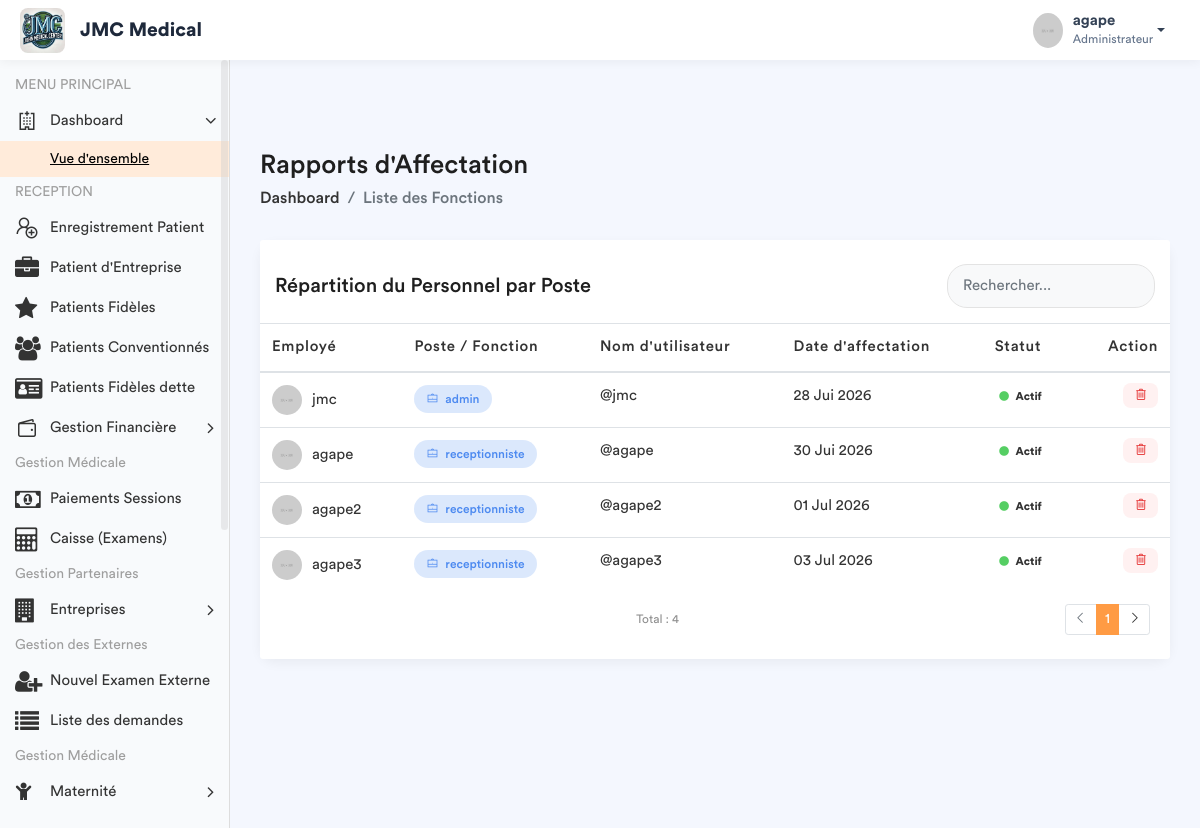
Before: /employe-poste/ (signed in) with the older database file.
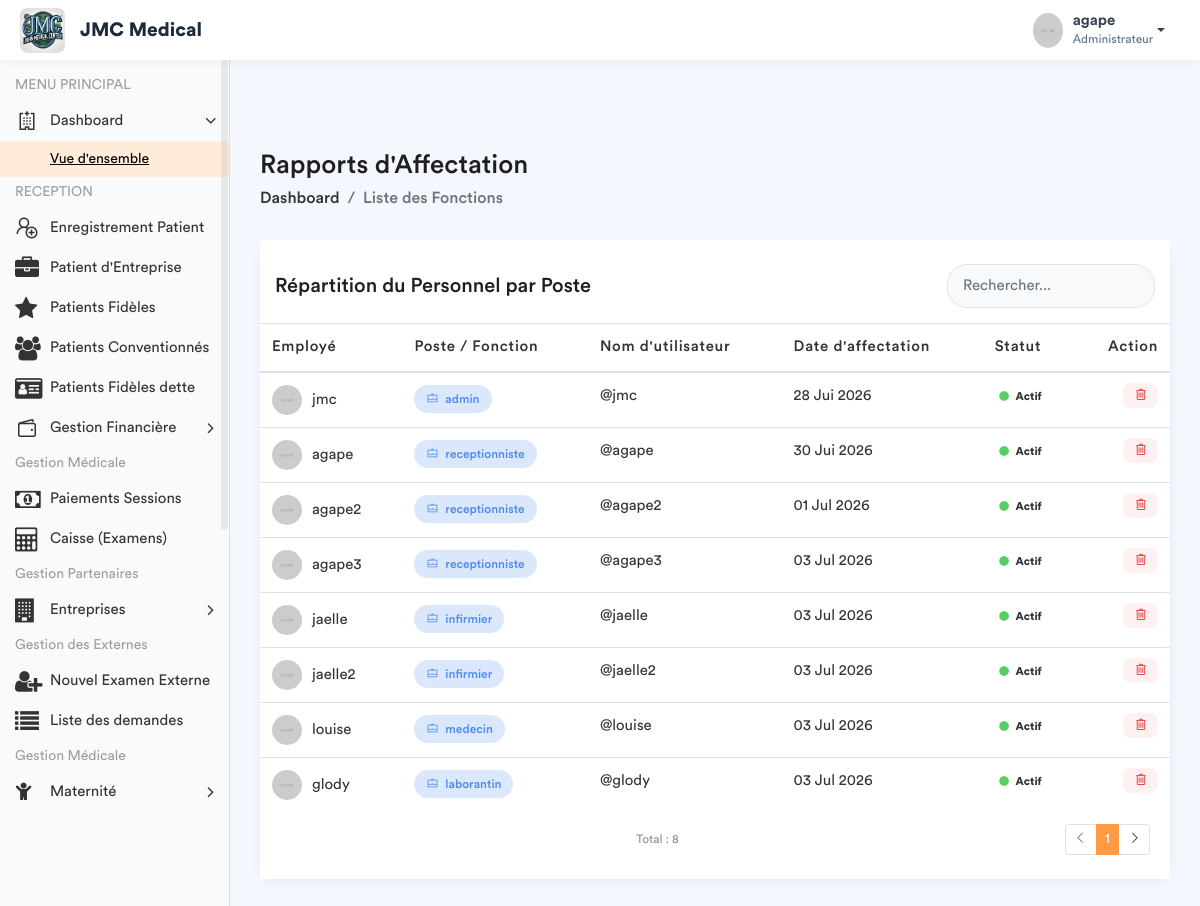
After: the same page with the newer database file.
### app/models.py (models this page shows, shortened)
class Fonction(models.Model):
    fonctionKey = models.ForeignKey(Role, on_delete=models.SET_NULL, null=True)
    userKey = models.ForeignKey(User, on_delete=models.SET_NULL, null=True, related_name='user_fonction')
    autorisation = models.CharField(max_length=30, default='oui')
    hopital = models.ForeignKey(Hopital , on_delete=models.SET_NULL, null = True , related_name= 'hopital_fonction')

class Role(models.Model):
    roleName = models.CharField(max_length=30)

### app/views.py (the view)
# urls.py: path('employe-poste/', views.liste_employe_poste, name='liste_employe_poste'),
@login_required
def liste_employe_poste(request):
    role_user = Fonction.objects.filter(userKey=request.user).first()
    fonctionKey = role_user.fonctionKey.roleName if role_user else None
    liste_postes = Fonction.objects.all().select_related('userKey', 'fonctionKey')
    context = {
        'liste_postes': liste_postes,
        'fonctionKey': fonctionKey,
    }
    return render(request, 'back-end/liste_fonctions.html', context)

### app/templates/back-end/liste_fonctions.html (shortened to what this page needs)
<!DOCTYPE html>
{% load static %}
<html lang="fr">
    <head>
        {% include 'back-end/includes/css.html'%}
    </head>
    <body>
        <div class="main-wrapper">
            {% include 'back-end/includes/header.html'%}
            {% include 'back-end/includes/sidebar.html'%}
            <div class="page-wrapper">
                <div class="content container-fluid">
                    <div class="page-header">
                        <div class="row align-items-center">
                            <div class="col">
                                <h3 class="page-title">Rapports d'Affectation</h3>
                                <ul class="breadcrumb">
                                    <li class="breadcrumb-item"><a href="{% url 'dashboard' %}">Dashboard</a></li>
                                    <li class="breadcrumb-item active">Liste des Fonctions</li>
                                </ul>
                            </div>
                        </div>
                    </div>
                    <div class="row">
                        <div class="col-md-12">
                            <div class="card card-table">
                                <div class="card-header bg-white border-0 pt-4">
                                    <div class="row align-items-center">
                                        <div class="col">
                                            <h4 class="card-title mb-0">Répartition du Personnel par Poste</h4>
                                        </div>
                                        <div class="col-auto">
                                            <div class="search-box-container">
                                                <input type="text" id="searchInput" class="form-control" placeholder="Rechercher...">
                                            </div>
                                        </div>
                                    </div>
                                </div>
                                <div class="card-body">
                                    <div class="table-responsive">
                                        <table class="table table-hover table-center mb-0">
                                            <thead>
                                                <tr>
                                                    <th>Employé</th>
                                                    <th>Poste / Fonction</th>
                                                    <th>Nom d'utilisateur</th>
                                                    <th>Date d'affectation</th>
                                                    <th>Statut</th>
                                                    <th class="text-right">Action</th>
                                                </tr>
                                            </thead>
                                            <tbody id="tableBody">
                                                {% for poste in liste_postes %}
                                                <tr>
                                                    <td>
                                                        <h2 class="table-avatar">
                                                            <img src="/static/back-end/assets/img/profiles/avatar-01.jpg" alt="">
                                                            {{ poste.userKey.get_full_name|default:poste.userKey.username }}
                                                        </h2>
                                                    </td>
                                                    <td>
                                                        <span class="badge bg-inverse-primary badge-role">
                                                            <i class="la la-briefcase mr-1"></i> {{ poste.fonctionKey.roleName }}
                                                        </span>
                                                    </td>
                                                    <td>@{{ poste.userKey.username }}</td>
                                                    <td>{{ poste.userKey.date_joined|date:"d M Y" }}</td>
                                                    <td>
                                                        {% if poste.userKey.is_active %}
                                                            <span class="badge badge-success-border"><i class="fa fa-circle text-success mr-1"></i> Actif</span>
                                                        {% else %}
                                                            <span class="badge badge-danger-border"><i class="fa fa-circle text-danger mr-1"></i> Inactif</span>
                                                        {% endif %}
                                                    </td>
                                                    <td class="text-right">
                                                        <a href="{% url 'supprimer_poste' poste.id %}"
                                                           class="btn-delete"
                                                           onclick="return confirm('Êtes-vous sûr de vouloir supprimer cette affectation ?');"
                                                           title="Supprimer l'affectation">
                                                            <i class="la la-trash-alt"></i>
                                                        </a>
                                                    </td>
                                                </tr>
                                                {% empty %}
                                                <tr>
                                                    <td colspan="6" class="text-center text-muted py-4">
                                                        Aucune affectation enregistrée.
                                                    </td>
                                                </tr>
                                                {% endfor %}
                                            </tbody>
                                        </table>
                                    </div>
                                </div>
                                <div class="card-footer bg-white border-0 pb-4">
                                    <div class="row align-items-center">
                                        <div class="col">
                                            <small class="text-muted">Total : {{ liste_postes|length }}</small>
                                        </div>
                                        <div class="col-auto">
                                            <ul class="pagination pagination-sm mb-0">
                                                <li class="page-item disabled"><a class="page-link" href="#"><i class="la la-angle-left"></i></a></li>
                                                <li class="page-item active"><a class="page-link" href="#">1</a></li>
                                                <li class="page-item"><a class="page-link" href="#"><i class="la la-angle-right"></i></a></li>
                                            </ul>
                                        </div>
                                    </div>
                                </div>
                            </div>
                        </div>
                    </div>
                </div>
            </div>
        </div>
    </body>
</html>

### app/templates/back-end/includes/css.html (shortened to what this page needs)
{% load static %}
        <link rel="stylesheet" href="{% static 'back-end/assets/css/bootstrap.min.css'%}">
        <link rel="stylesheet" href="{% static 'back-end/assets/css/font-awesome.min.css'%}">
        <link rel="stylesheet" href="{% static 'back-end/assets/css/line-awesome.min.css'%}">
		<link rel="stylesheet" href="{% static 'back-end/assets/plugins/morris/morris.css'%}">
        <link rel="stylesheet" href="{% static 'back-end/assets/css/style.css'%}">
		<link rel="stylesheet" href="{% static 'back-end/assets/css/dataTables.bootstrap4.min.css'%}">
		<link rel="stylesheet" href="{% static 'back-end/assets/css/select2.min.css'%}">
		<link rel="stylesheet" href="{% static 'back-end/assets/css/bootstrap-datetimepicker.min.css'%}">

### app/templates/back-end/includes/header.html (shortened to what this page needs)
{% load static %}
<header class="header-modern" style="background: #ffffff; height: 60px; box-shadow: 0 2px 10px rgba(0,0,0,0.05); display: flex; align-items: center; padding: 0 20px; position: relative; z-index: 1060;">
    <div class="header-left" style="display: flex; align-items: center;">
        <a href="{% url 'home' %}" class="logo">
            <img src="{% static 'front-end/assets/img/dr/jmc.jpeg' %}" width="45" height="45" alt="Moyanoli" style="border-radius: 8px;">
        </a>
        <span style="font-weight: 700; font-size: 1.2rem; margin-left: 15px; color: #1e293b;">JMC Medical</span>
    </div>
    <ul class="nav user-menu" style="list-style: none; display: flex; align-items: center; margin-left: auto;">
        <li class="nav-item dropdown has-arrow main-drop">
            <a href="#" class="dropdown-toggle nav-link" data-toggle="dropdown" style="display: flex; align-items: center; color: #334155; text-decoration: none;">
                <span class="user-img" style="margin-right: 10px;">
                    <img src="{% static 'back-end/assets/img/profiles/avatar-21.jpg' %}" width="35" height="35" alt="User" style="border-radius: 50%;">
                </span>
                <div style="line-height: 1.2;">
                    <span style="font-weight: 600; display: block;">{{ user.username }}</span>
                    <span style="font-size: 0.75rem; color: #64748b;">Administrateur</span>
                </div>
            </a>
        </li>
    </ul>
</header>

### app/templates/back-end/includes/sidebar.html (shortened to what this page needs)
<div class="sidebar" id="sidebar" style="background-color: #f8fafc;">
    <div class="sidebar-inner slimscroll">
        <div id="sidebar-menu" class="sidebar-menu">
            <ul>
                <li class="menu-title"> <span>MENU PRINCIPAL</span> </li>
                <li class="submenu">
                    <a href="#"><i class="la la-hospital"></i> <span> Dashboard</span> <span class="menu-arrow"></span></a>
                    <ul style="display: none;">
                        <li><a class="active" href="{% url 'dashboard' %}">Vue d'ensemble</a></li>
                    </ul>
                </li>
                {% if fonctionKey == 'receptionniste' %}
                    <li class="menu-title"> <span>RECEPTION</span> </li>
                    <li><a href="{% url 'enregistrement_patient' %}"><i class="la la-user-plus"></i> <span>Enregistrement Patient</span></a></li>
                    <li class="{% if request.resolver_match.url_name == 'enregistrer_patient_entreprise' %}active{% endif %}">
    <a href="{% url 'enregistrer_patient_entreprise' %}"><i class="fa fa-briefcase"></i> <span>Patient d'Entreprise</span></a>
</li>
                    <li>
    <a href="{% url 'liste_patients_avec_carte' %}">
        <i class="fa fa-star"></i> <span>Patients Fidèles</span>
    </a>
</li>
<li class="nav-item">
    <a href="{% url 'liste_conventionnes' %}" class="nav-link">
        <i class="fa fa-users"></i>
        <span>Patients Conventionnés</span>
    </a>
</li>
<li class="nav-item">
    <a href="{% url 'liste_patients_fideles' %}" class="nav-link">
        <i class="fa fa-id-card"></i>
        <span>Patients Fidèles dette</span>
    </a>
</li>
<li class="submenu">
                        <a href="#"><i class="la la-wallet"></i> <span> Gestion Financière </span> <span class="menu-arrow"></span></a>
                    </li>
                    <li class="menu-title">
    <span>Gestion Médicale</span>
</li>
<li>
    <a href="{% url 'liste_sessions' %}">
        <i class="fa fa-money"></i> <span>Paiements Sessions</span>
    </a>
</li>
                    <li><a href="{% url 'liste_attente_caisse' %}"><i class="fa fa-calculator"></i> <span>Caisse (Examens)</span></a></li>
                    <li class="menu-title"> <span>Gestion Partenaires</span> </li>
                    <li class="submenu">
                        <a href="#"><i class="fa fa-building"></i> <span>Entreprises</span> <span class="menu-arrow"></span></a>
                    </li>
                    <li class="menu-title">
    <span>Gestion des Externes</span>
</li>
<li>
    <a href="{% url 'enregistrer_client_externe' %}">
        <i class="fa fa-user-plus"></i>
        <span>Nouvel Examen Externe</span>
    </a>
</li>
<li class="{% if request.resolver_match.url_name == 'liste_demandes_externes' %}active{% endif %}">
    <a href="{% url 'liste_demandes_externes' %}">
        <i class="fa fa-list"></i> <span>Liste des demandes</span>
    </a>
</li>
                    <li class="menu-title">
                        <span>Gestion Médicale</span>
                    </li>
                    <li class="submenu">
                        <a href="#"><i class="fa fa-child"></i> <span> Maternité</span> <span class="menu-arrow"></span></a>
                    </li>
                {% endif %}
            </ul>
        </div>
    </div>
</div>

### app/templates/back-end/includes/js.html (shortened to what this page needs)
{% load static %}

### app/templates/back-end/liste_fonctions.html (style rules this page uses)
.page-wrapper { background-color: #f4f7fe; }
.card-table { border: none; border-radius: 15px; box-shadow: 0 4px 12px rgba(0,0,0,0.05); }
.badge-role { padding: 8px 12px; border-radius: 20px; font-weight: 500; font-size: 12px; }
.table-avatar img { width: 30px; height: 30px; border-radius: 50%; margin-right: 10px; }
.search-box-container { max-width: 300px; }
.search-box-container .form-control { border-radius: 20px; padding-left: 15px; background-color: #f8f9fa; border: 1px solid #e3e3e3; }
.btn-delete { color: #e63c3c; background: #fff1f1; border: none; padding: 5px 10px; border-radius: 8px; transition: all 0.3s; }

Changed rows visible on the page:
added Fonction: userKey.get_full_name "jaelle", fonctionKey.roleName "infirmier", userKey.username "jaelle", userKey.date_joined "03 Jul 2026", shows "Actif"
added Fonction: userKey.get_full_name "jaelle2", fonctionKey.roleName "infirmier", userKey.username "jaelle2", userKey.date_joined "03 Jul 2026", shows "Actif"
added Fonction: userKey.get_full_name "louise", fonctionKey.roleName "medecin", userKey.username "louise", userKey.date_joined "03 Jul 2026", shows "Actif"
added Fonction: userKey.get_full_name "glody", fonctionKey.roleName "laborantin", userKey.username "glody", userKey.date_joined "03 Jul 2026", shows "Actif"
Other visible differences:
{{ liste_postes|length }}: "4" → "8"
